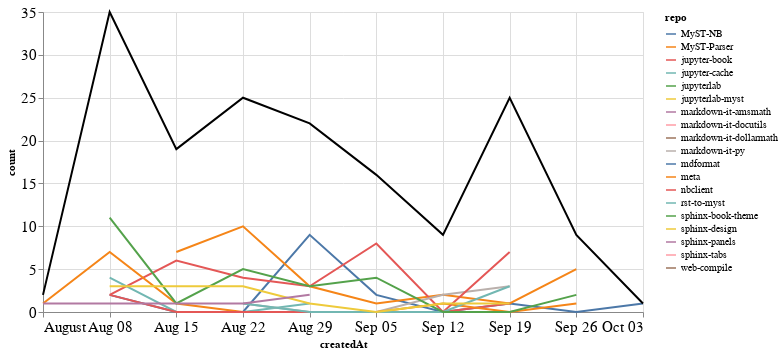

The cell this chart's notebook holds for it:
### Markdown cell above
### Comments

### Code cell
comments_time = comments.groupby('repo').resample('W', on='createdAt').count()['author'].reset_index()
comments_time = comments_time.rename(columns={'author': 'count'})
comments_time_total = comments_time.groupby('createdAt').agg({"count": "sum"}).reset_index()
ch1 = alt.Chart(comments_time, width=600).mark_line().encode(
    x='createdAt',
    y='count',
    color='repo',
    tooltip="repo"
)

ch2 = alt.Chart(comments_time_total, width=600).mark_line(color="black").encode(
    x='createdAt',
    y='count',
)

ch1 + ch2

### Figure 1 — Vega-Lite specification as saved in the notebook (floating-point values rounded to 4 significant figures)
{"config": {"axisLeft": {"labelFontSize": 15}, "axisBottom": {"labelFontSize": 15}}, "layer": [{"data": {"name": "data-132146cb78dd1ea683dc7ec587224a7f"}, "mark": "line", "encoding": {"color": {"type": "nominal", "field": "repo"}, "tooltip": {"type": "nominal", "field": "repo"}, "x": {"type": "temporal", "field": "createdAt"}, "y": {"type": "quantitative", "field": "count"}}, "width": 600}, {"data": {"name": "data-c052c2c4bc908c2c3e217d70d647020c"}, "mark": {"type": "line", "color": "black"}, "encoding": {"x": {"type": "temporal", "field": "createdAt"}, "y": {"type": "quantitative", "field": "count"}}, "width": 600}], "$schema": "https://vega.github.io/schema/vega-lite/v4.8.1.json", "datasets": {"data-132146cb78dd1ea683dc7ec587224a7f": [{"repo": "MyST-NB", "createdAt": "2021-08-08T00:00:00", "count": 2}, {"repo": "MyST-NB", "createdAt": "2021-08-15T00:00:00", "count": 0}, {"repo": "MyST-NB", "createdAt": "2021-08-22T00:00:00", "count": 0}, {"repo": "MyST-NB", "createdAt": "2021-08-29T00:00:00", "count": 9}, {"repo": "MyST-NB", "createdAt": "2021-09-05T00:00:00", "count": 2}, {"repo": "MyST-NB", "createdAt": "2021-09-12T00:00:00", "count": 0}, {"repo": "MyST-NB", "createdAt": "2021-09-19T00:00:00", "count": 1}, {"repo": "MyST-NB", "createdAt": "2021-09-26T00:00:00", "count": 0}, {"repo": "MyST-NB", "createdAt": "2021-10-03T00:00:00", "count": 1}, {"repo": "MyST-Parser", "createdAt": "2021-08-15T00:00:00", "count": 7}, {"repo": "MyST-Parser", "createdAt": "2021-08-22T00:00:00", "count": 10}, {"repo": "MyST-Parser", "createdAt": "2021-08-29T00:00:00", "count": 3}, {"repo": "MyST-Parser", "createdAt": "2021-09-05T00:00:00", "count": 1}, {"repo": "MyST-Parser", "createdAt": "2021-09-12T00:00:00", "count": 2}, {"repo": "MyST-Parser", "createdAt": "2021-09-19T00:00:00", "count": 1}, {"repo": "MyST-Parser", "createdAt": "2021-09-26T00:00:00", "count": 5}, {"repo": "jupyter-book", "createdAt": "2021-08-08T00:00:00", "count": 2}, {"repo": "jupyter-book", "createdAt": "2021-08-15T00:00:00", "count": 6}, {"repo": "jupyter-book", "createdAt": "2021-08-22T00:00:00", "count": 4}, {"repo": "jupyter-book", "createdAt": "2021-08-29T00:00:00", "count": 3}, {"repo": "jupyter-book", "createdAt": "2021-09-05T00:00:00", "count": 8}, {"repo": "jupyter-book", "createdAt": "2021-09-12T00:00:00", "count": 0}, {"repo": "jupyter-book", "createdAt": "2021-09-19T00:00:00", "count": 1}, {"repo": "jupyter-cache", "createdAt": "2021-08-08T00:00:00", "count": 4}, {"repo": "jupyter-cache", "createdAt": "2021-08-15T00:00:00", "count": 0}, {"repo": "jupyter-cache", "createdAt": "2021-08-22T00:00:00", "count": 0}, {"repo": "jupyter-cache", "createdAt": "2021-08-29T00:00:00", "count": 1}, {"repo": "jupyterlab", "createdAt": "2021-09-19T00:00:00", "count": 1}, {"repo": "jupyterlab-myst", "createdAt": "2021-09-19T00:00:00", "count": 7}, {"repo": "markdown-it-amsmath", "createdAt": "2021-09-12T00:00:00", "count": 1}, {"repo": "markdown-it-docutils", "createdAt": "2021-08-08T00:00:00", "count": 3}, {"repo": "markdown-it-dollarmath", "createdAt": "2021-09-12T00:00:00", "count": 1}, {"repo": "markdown-it-py", "createdAt": "2021-08-22T00:00:00", "count": 1}, {"repo": "markdown-it-py", "createdAt": "2021-08-29T00:00:00", "count": 0}, {"repo": "markdown-it-py", "createdAt": "2021-09-05T00:00:00", "count": 0}, {"repo": "markdown-it-py", "createdAt": "2021-09-12T00:00:00", "count": 2}, {"repo": "markdown-it-py", "createdAt": "2021-09-19T00:00:00", "count": 3}, {"repo": "mdformat", "createdAt": "2021-09-05T00:00:00", "count": 1}, {"repo": "meta", "createdAt": "2021-08-01T00:00:00", "count": 1}, {"repo": "meta", "createdAt": "2021-08-08T00:00:00", "count": 7}, {"repo": "meta", "createdAt": "2021-08-15T00:00:00", "count": 1}, {"repo": "meta", "createdAt": "2021-08-22T00:00:00", "count": 0}, {"repo": "meta", "createdAt": "2021-08-29T00:00:00", "count": 0}, {"repo": "meta", "createdAt": "2021-09-05T00:00:00", "count": 0}, {"repo": "meta", "createdAt": "2021-09-12T00:00:00", "count": 1}, {"repo": "meta", "createdAt": "2021-09-19T00:00:00", "count": 0}, {"repo": "meta", "createdAt": "2021-09-26T00:00:00", "count": 1}, {"repo": "nbclient", "createdAt": "2021-08-08T00:00:00", "count": 2}, {"repo": "nbclient", "createdAt": "2021-08-15T00:00:00", "count": 0}, {"repo": "nbclient", "createdAt": "2021-08-22T00:00:00", "count": 0}, {"repo": "nbclient", "createdAt": "2021-08-29T00:00:00", "count": 0}, {"repo": "nbclient", "createdAt": "2021-09-05T00:00:00", "count": 0}, {"repo": "nbclient", "createdAt": "2021-09-12T00:00:00", "count": 0}, {"repo": "nbclient", "createdAt": "2021-09-19T00:00:00", "count": 7}, {"repo": "rst-to-myst", "createdAt": "2021-08-22T00:00:00", "count": 1}, {"repo": "rst-to-myst", "createdAt": "2021-08-29T00:00:00", "count": 0}, {"repo": "rst-to-myst", "createdAt": "2021-09-05T00:00:00", "count": 0}, {"repo": "rst-to-myst", "createdAt": "2021-09-12T00:00:00", "count": 0}, {"repo": "rst-to-myst", "createdAt": "2021-09-19T00:00:00", "count": 3}, {"repo": "sphinx-book-theme", "createdAt": "2021-08-08T00:00:00", "count": 11}, {"repo": "sphinx-book-theme", "createdAt": "2021-08-15T00:00:00", "count": 1}, {"repo": "sphinx-book-theme", "createdAt": "2021-08-22T00:00:00", "count": 5}, {"repo": "sphinx-book-theme", "createdAt": "2021-08-29T00:00:00", "count": 3}, {"repo": "sphinx-book-theme", "createdAt": "2021-09-05T00:00:00", "count": 4}, {"repo": "sphinx-book-theme", "createdAt": "2021-09-12T00:00:00", "count": 0}, {"repo": "sphinx-book-theme", "createdAt": "2021-09-19T00:00:00", "count": 0}, {"repo": "sphinx-book-theme", "createdAt": "2021-09-26T00:00:00", "count": 2}, {"repo": "sphinx-design", "createdAt": "2021-08-08T00:00:00", "count": 3}, {"repo": "sphinx-design", "createdAt": "2021-08-15T00:00:00", "count": 3}, {"repo": "sphinx-design", "createdAt": "2021-08-22T00:00:00", "count": 3}, {"repo": "sphinx-design", "createdAt": "2021-08-29T00:00:00", "count": 1}, {"repo": "sphinx-design", "createdAt": "2021-09-05T00:00:00", "count": 0}, {"repo": "sphinx-design", "createdAt": "2021-09-12T00:00:00", "count": 1}, {"repo": "sphinx-design", "createdAt": "2021-09-19T00:00:00", "count": 1}, {"repo": "sphinx-panels", "createdAt": "2021-08-01T00:00:00", "count": 1}, {"repo": "sphinx-panels", "createdAt": "2021-08-08T00:00:00", "count": 1}, {"repo": "sphinx-panels", "createdAt": "2021-08-15T00:00:00", "count": 1}, {"repo": "sphinx-panels", "createdAt": "2021-08-22T00:00:00", "count": 1}, {"repo": "sphinx-panels", "createdAt": "2021-08-29T00:00:00", "count": 2}, {"repo": "sphinx-tabs", "createdAt": "2021-09-12T00:00:00", "count": 1}, {"repo": "web-compile", "createdAt": "2021-09-26T00:00:00", "count": 1}], "data-c052c2c4bc908c2c3e217d70d647020c": [{"createdAt": "2021-08-01T00:00:00", "count": 2}, {"createdAt": "2021-08-08T00:00:00", "count": 35}, {"createdAt": "2021-08-15T00:00:00", "count": 19}, {"createdAt": "2021-08-22T00:00:00", "count": 25}, {"createdAt": "2021-08-29T00:00:00", "count": 22}, {"createdAt": "2021-09-05T00:00:00", "count": 16}, {"createdAt": "2021-09-12T00:00:00", "count": 9}, {"createdAt": "2021-09-19T00:00:00", "count": 25}, {"createdAt": "2021-09-26T00:00:00", "count": 9}, {"createdAt": "2021-10-03T00:00:00", "count": 1}]}}
